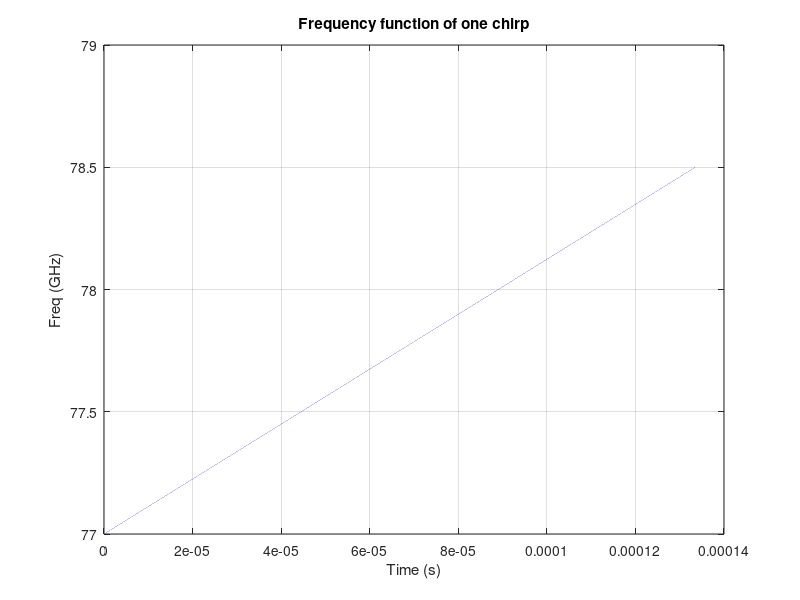
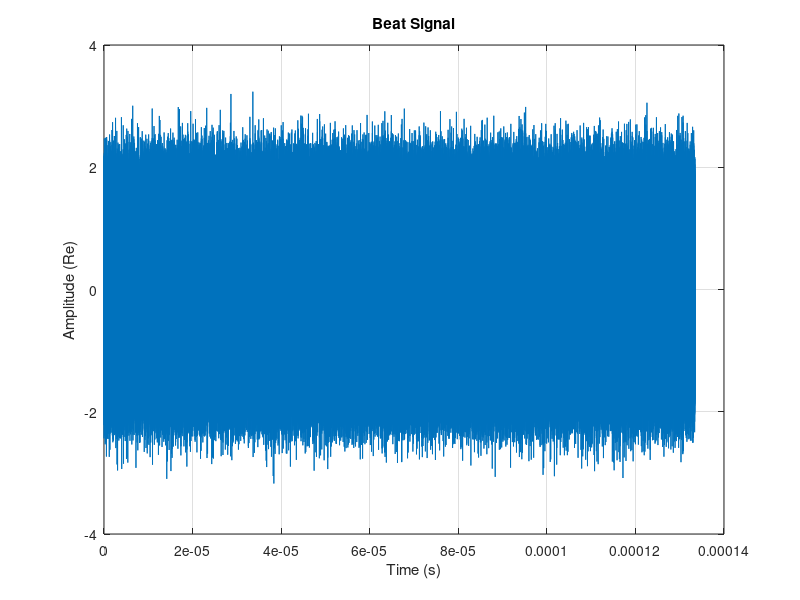
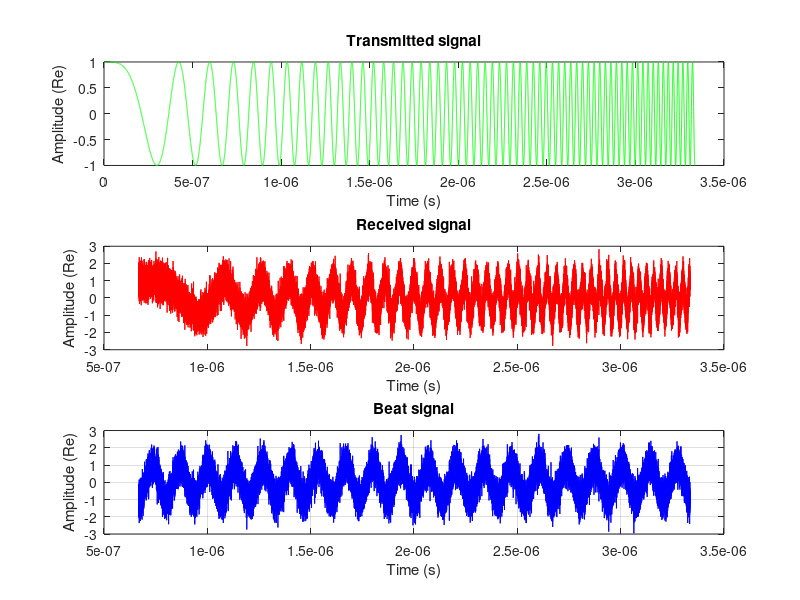
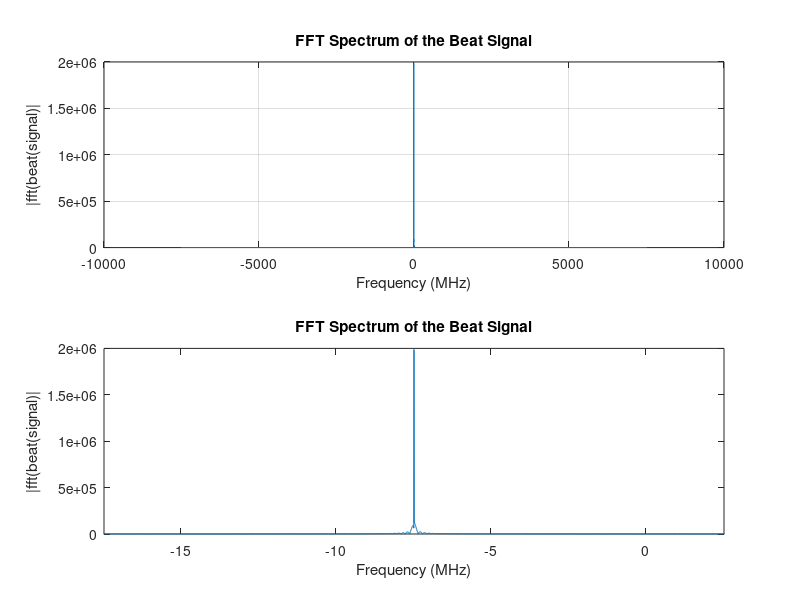

Reproduce these figures in MATLAB, in order.
clc;
clear;
close all;

% Light speed const in m/s
c = 299792458;
%Carrier frequency (77 GHz - standard for automotive radars)
fc = 77e9; 

% ---- Project requirements -----

max_range = 200; % Maximal range in meters
range_resolution = 0.1; % Minimal distinguishable difference in distance in meters
max_velocity = 150; % Maximal velocity of measured target in km/h

bandwidth_ = c / (2*range_resolution); % Bandwidth of our signal 

T_of_flight = 2*max_range/c; % Time required to signal travel both ways 

% Value below is increased by some factor in order to obtain sufficient
% amount of time to compare it to beat signal
T_sweep = 100 * T_of_flight; % Duration of 1 chirp 

slope = bandwidth_/T_sweep;

% Ploting parameters
disp(['Bandwidth : ', num2str(bandwidth_/1e9), ' GHz']);
disp(['Chirp time (T_sweep): ', num2str(T_sweep*1e6), ' us']);
disp(['Slope: ', num2str(slope/1e12), ' THz/s']);

% ---- Target definition ---- 
target_range = 100; % In meters
target_vel = 80; % In km/h

if target_vel > max_velocity
    error('Target velocity exceeds maximum allowable velocity.');

else
    % ---- Signal definition ----

    fs = 10*bandwidth_; % Sampling frequency
    t = 0: (1/fs) : T_sweep; % Time vector for one chirp
    phase_tx = (2*pi*slope*t.^2)/2; % Phase of one chirp
    signal_tx = exp(1j * phase_tx);
    disp(['Sampling frequency: ', num2str(fs/1e9), ' GHz']);
    % % Diagnostic print
    % figure;
    % plot(t(1:500), real(signal_tx(1:500)));
    % title('Begining of transmition signal (Re)');
    % xlabel('Time (s)');
    % ylabel('Amplittude');
    freq_function = (fc + slope * t)/1e9;
    figure;
    plot(t, freq_function);
    title('Frequency function of one chirp');
    xlabel('Time (s)');
    ylabel('Freq (GHz)');
    grid on;
    % ---- Signal propagation and echo ----

    tau = (2 * target_range) / c; % This is our signal travel time (round-trip)
    lambda = c / fc; % wavelenght
    f_d = (2 * target_vel * 1000 / 3600) / lambda; % Doppler frequency 
    phase_rx = (2 * pi * slope * (t-tau).^2) / 2; % Reciving signal phase
    doppler_shift_signal = exp(1j * 2 * pi * f_d * t); % Generationg doppler shift signal
    noise = 0.5 * (randn(size(t)) + 1j * randn(size(t))); % Generating complex gausian noise 
    signal_rx = (exp(1j * phase_rx) .* doppler_shift_signal) + noise; %Return signal with noise and phase shift
    % We multiply signals to make use of exponent adding properiety of a
    % signals
    disp(['Travel time: ', num2str(tau), ' s']);
    disp(['Doppler freqency: ', num2str(f_d/1e6), ' MHz']);
    
   % ---- Beat signal ----
   
    beat_signal = signal_rx .* conj(signal_tx); % Generating beat signal
    % Beat signal is generated using Complex Conjugate function, by that we
    % ramowe our tx component of recived signal (we subtract it)

    % ---- printing results ----
    figure;
    plot(t, real(beat_signal));
    title('Beat Signal');
    xlabel('Time (s)');
    ylabel('Amplitude (Re)');
    grid on;
    figure;
    subplot(3,1,1);
    plot(t(1:50000), real(signal_tx(1:50000)),'-g');
    xlabel('Time (s)');
    ylabel('Amplitude (Re)');
    title('Transmitted signal');
    subplot(3,1,2);
    t_start = round(tau*fs)+1;
    plot(t(t_start:50000), real(signal_rx(t_start:50000)),'-r');
    xlabel('Time (s)');
    ylabel('Amplitude (Re)');
    title('Received signal');
    subplot(3,1,3);
    plot(t(t_start:50000), real(beat_signal(t_start:50000)),'-b');
    title('Beat signal');
    xlabel('Time (s)');
    ylabel('Amplitude (Re)');
    grid on;

    % ---- Fast Fourier Transform

    beat_signal_cleaned = beat_signal(t_start:end); % Cutting of first samples (before received signal arivall)
    N_fft = 2^nextpow2(length(beat_signal_cleaned)); % Optymalizing fft transform function
    fft_ = fft(beat_signal_cleaned, N_fft); % Fast Fourier transform
    fft_shifted = fftshift(fft_); % Shifting order
    f_axis = fs * (-N_fft/2 : N_fft/2 - 1) / N_fft; % Creating x axis to print fft
    

    figure;
    subplot(2,1,1)
    plot(f_axis / 1e6, abs(fft_shifted)); 
    title('FFT Spectrum of the Beat Signal');
    xlabel('Frequency (MHz)');
    ylabel('|fft(beat(signal)|');
    grid on;
    subplot(2,1,2)
    plot(f_axis / 1e6, abs(fft_shifted)); 
    title('FFT Spectrum of the Beat Signal');
    xlabel('Frequency (MHz)');
    ylabel('|fft(beat(signal)|');

    [max_amplitude, idx_peak] = max(abs(fft_shifted));
    f_peak_hz = f_axis(idx_peak); 
    
    % Peak zooming
    zoom_range_hz = max(10e6, abs(f_peak_hz * 0.5)); 
    xlim_min = (f_peak_hz - zoom_range_hz) / 1e6;
    xlim_max = (f_peak_hz + zoom_range_hz) / 1e6;
    xlim([max(xlim_min, f_axis(1)/1e6), min(xlim_max, f_axis(end)/1e6)]);
end
